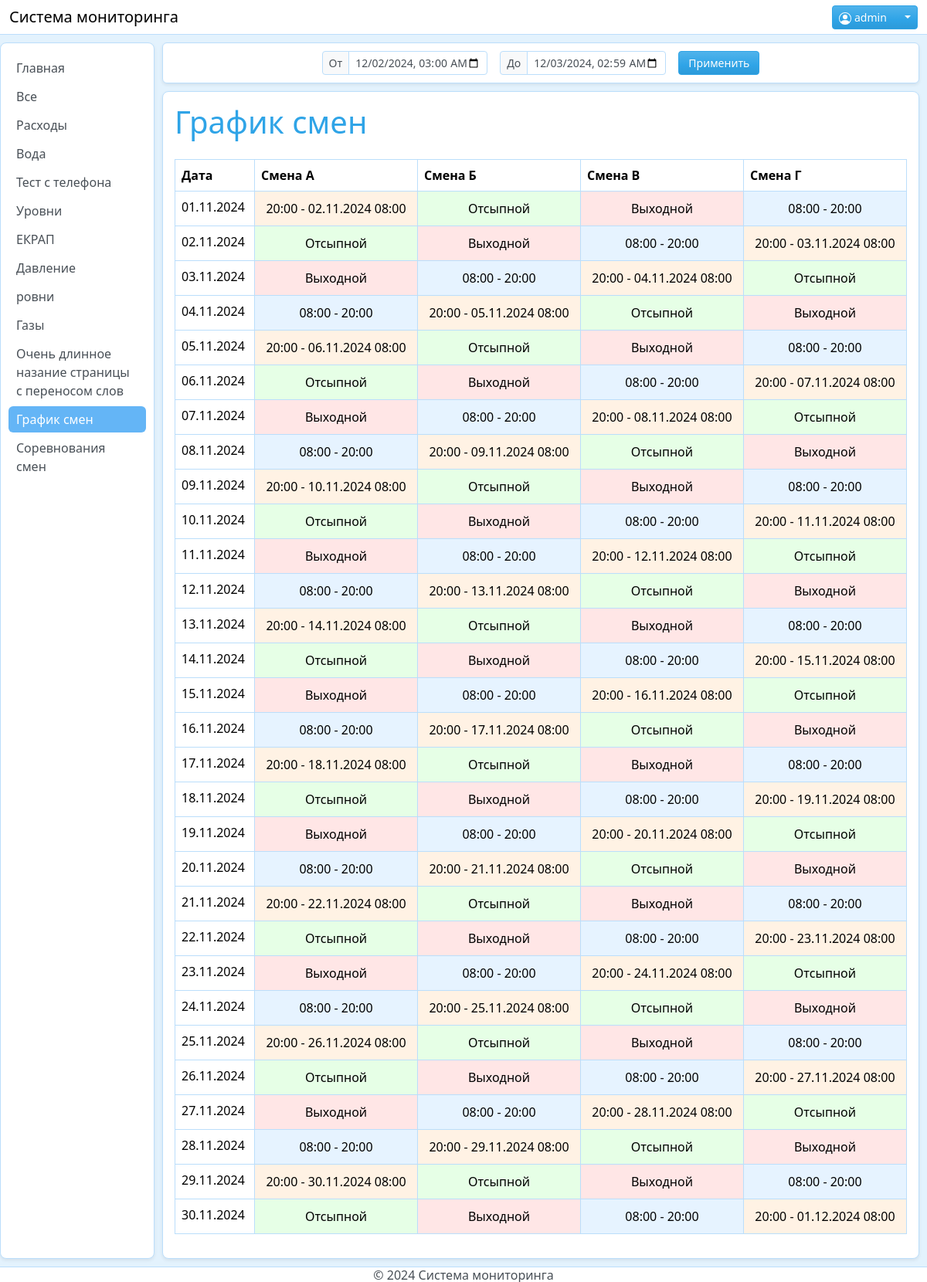
Page /shifts (signed in) on the committed database.
### app/models.py (models this page shows, shortened)
class User(db.Model, UserMixin):
    id = db.Column(db.Integer, primary_key=True)
    username = db.Column(db.String(150), unique=True, nullable=False, index=True)
    password_hash = db.Column(db.String(150), nullable=False)
    is_admin = db.Column(db.Boolean, default=False)

class PageSettings(db.Model):
    id = db.Column(db.Integer, primary_key=True)
    page_name = db.Column(db.String(100))
    id_list = db.Column(db.String(500))
    _children = None  # Приватный атрибут для хранения дочерних страниц
    @property
    def children(self):
        if self._children is None:
            hierarchies = PageHierarchy.query.filter_by(parent_id=self.id).order_by(PageHierarchy.order).all()
            self._children = [h.child for h in hierarchies]
        return self._children
    @children.setter
    def children(self, value):
        self._children = value

### app/routes.py (the view)
@main.route('/shifts')
@login_required
def shifts():
    start_date = datetime(2024, 11, 1).date()
    days = 30  # Показывать график на 30 дней вперед
    schedule = calculate_shift_schedule(start_date, days)
    return render_template('shifts.html', schedule=schedule, start_date=start_date, timedelta=timedelta)

### app/__init__.py (called while the page is built)
def create_app():
    app = Flask(__name__)
    app.config.from_object(Config)
    csrf = CSRFProtect(app)
    db.init_app(app)
    login_manager.init_app(app)
    bcrypt.init_app(app)
    login_manager.login_view = 'auth.login'
    login_manager.login_message = 'Пожалуйста, войдите для доступа к этой странице.'
    login_manager.login_message_category = 'warning'
    from app.routes import main
    from app.login_route import auth
    from app.chart_route import chart
    from app.shfts import shifts
    app.register_blueprint(main)
    app.register_blueprint(auth)
    app.register_blueprint(chart)
    app.register_blueprint(shifts)
    @login_manager.user_loader
    def load_user(user_id):
        from app.models import User
        return User.query.get(int(user_id))
    from app.admin_views import init_admin
    init_admin(app)
    return app

### app/routes.py (called while the page is built)
@main.context_processor
def utility_processor():
    def get_pages():
        return PageSettings.query.all()
    return dict(pages=get_pages())

def get_page_hierarchy():
    root_pages = db.session.query(PageSettings)\
        .outerjoin(PageHierarchy, PageHierarchy.child_id == PageSettings.id)\
        .filter(PageHierarchy.parent_id == None)\
        .order_by(PageHierarchy.order)\
        .all()
    def get_children(page):
        children = db.session.query(PageSettings)\
            .join(PageHierarchy, PageHierarchy.child_id == PageSettings.id)\
            .filter(PageHierarchy.parent_id == page.id)\
            .order_by(PageHierarchy.order)\
            .all()
        for child in children:
            child.children = get_children(child)
        return children
    for page in root_pages:
        page.children = get_children(page)
    return root_pages

@main.context_processor
def inject_pages():
    return dict(root_pages=get_page_hierarchy())

### app/templates/shifts.html (shortened to what this page needs)
{% extends "base.html" %}
{% block content %}
<div class="content-container">
    <h1 class="mb-4">График смен</h1>
    <div class="table-responsive">
        <table class="table table-bordered">
            <thead>
                <tr>
                    <th>Дата</th>
                    <th>Смена А</th>
                    <th>Смена Б</th>
                    <th>Смена В</th>
                    <th>Смена Г</th>
                </tr>
            </thead>
            <tbody>
                {% for i in range(schedule['А']|length) %}
                <tr>
                    <td>{{ schedule['А'][i]['date'].strftime('%d.%m.%Y') }}</td>
                    {% for shift in ['А', 'Б', 'В', 'Г'] %}
                    <td class="shift-cell shift-{{ schedule[shift][i]['type'] }}" data-shift-type="{{ schedule[shift][i]['type'] }}">
                        {% if schedule[shift][i]['time_start'] %}
                            {{ schedule[shift][i]['time_start'] }} -
                            {% if schedule[shift][i]['type'] == '2' %}
                                {{ (schedule[shift][i]['date'] + timedelta(days=1)).strftime('%d.%m.%Y') }}
                            {% endif %}
                            {{ schedule[shift][i]['time_end'] }}
                        {% else %}
                            {{ {'О': 'Отсыпной', 'В': 'Выходной'}[schedule[shift][i]['type']] }}
                        {% endif %}
                    </td>
                    {% endfor %}
                </tr>
                {% endfor %}
            </tbody>
        </table>
    </div>
</div>
{% endblock %}

### app/templates/base.html (shortened to what this page needs)
<!DOCTYPE html>
<html lang="ru">
<head>
    <link rel="stylesheet" href="{{ url_for('static', filename='css/bootstrap.css') }}">
    <link rel="stylesheet" href="{{ url_for('static', filename='css/style.css') }}">
</head>
<body>
    <button class="sidebar-toggle" id="sidebarToggle">
    </button>
    <header class="header">
        <nav class="navbar">
            <div class="container-fluid">
                <a class="navbar-brand" href="{{ url_for('main.index') }}">Система мониторинга</a>
                <div class="ms-auto d-flex align-items-center">
                    {% if current_user.is_authenticated %}
                        <div class="dropdown">
                            <button class="btn btn-primary btn-sm dropdown-toggle" type="button" data-bs-toggle="dropdown">
                                <span class="me-3"> {{ current_user.username }}</span>
                            </button>
                        </div>
                    {% endif %}
                </div>
            </div>
        </nav>
    </header>
    {% set auth_pages = ['auth.login', 'auth.register'] %}
    {% if request.endpoint not in auth_pages %}
    <aside class="sidebar" id="sidebar">
        <ul class="sidebar-menu">
            <li><a href="{{ url_for('main.index') }}"
                  class="{{ 'active' if request.endpoint == 'main.index' }}">Главная</a></li>
            {% if current_user.is_authenticated %}
                {% for page in pages %}
                    <li><a href="{{ url_for('main.dynamic_page', page_id=page.id) }}"
                          class="{{ 'active' if request.endpoint == 'main.dynamic_page' and
                                            request.view_args.page_id|string == page.id|string }}">
                        {{ page.page_name }}</a></li>
                {% endfor %}
                <li><a href="{{ url_for('main.shifts') }}"
                    class="{{ 'active' if request.endpoint == 'main.shifts' }}">График смен</a></li>
                <li><a href="{{ url_for('shifts.sore') }}"
                  class="{{ 'active' if request.endpoint == 'shifts.sore' }}">Соревнования смен</a></li>
            {% endif %}
        </ul>
    </aside>
    {% endif %}
    <div class="main-content {% if request.endpoint in auth_pages %}auth-page{% endif %}">
        <main class="main-container">
            {% set excluded_endpoints = ['main.create_page', 'main.manage_pages', 'main.manage_aggregation', 'auth.login', 'auth.register'] %}
            {% if request.endpoint not in excluded_endpoints %}
                {% from 'date-selector.html' import date_selector %}
                {{ date_selector() }}
            {% endif %}
            {% if current_user.is_authenticated or request.endpoint in auth_pages %}
                {% block content %}{% endblock %}
            {% endif %}
        </main>
    </div>
    <footer class="footer">
        <p class="m-0">&copy; 2024 Система мониторинга</p>
    </footer>
</body>
</html>

### app/static/css/style.css (style rules this page uses)
:root { --bs-primary: #007bff; --bs-primary-rgb: 33, 150, 243; --sidebar-width: 200px; --header-height: 45px; --footer-height: 20px; --bs-primary-light: #64B5F6; --bs-primary-dark: #1976D2; --bs-bg-light: #E3F2FD; --bs-bg-white: #FFFFFF; --bs-text-dark: #1A237E; --bs-text-light: #757575; --bs-border-color: #BBDEFB; --bs-primary-button-radius: 10px; }
body { background-color: var(--bs-bg-light); min-height: 100vh; display: flex; }
.header { height: var(--header-height); background-color: var(--bs-white); border-bottom: var(--bs-border-width) var(--bs-border-style) var(--bs-border-color); position: fixed; margin-bottom: 10px; top: 0; left: 0; right: 0; z-index: 5; }
.navbar { height: 100%; padding: 0 var(--bs-spacing-3); }
.sidebar { width: var(--sidebar-width); background-color: var(--bs-white); border: var(--bs-border-width) var(--bs-border-style) var(--bs-border-color); position: fixed; left: 0; top: calc(var(--header-height) + 10px); bottom: calc(var(--footer-height) + 10px); box-shadow: var(--bs-box-shadow-sm); overflow-y: auto; padding: 15px 10px; border-radius: var(--bs-border-radius-lg); transition: transform 0.3s ease-in-out; }
.sidebar-menu { list-style: none; padding: 0; margin: 0; }
.sidebar-menu li { padding: 0; margin-bottom: 3px; }
.sidebar-menu li:last-child { margin-bottom: 0; }
.sidebar-menu a { color: var(--bs-body-color); text-decoration: none; transition: all 0.15s ease-in-out; display: block; padding: 5px 10px; border-radius: var(--bs-border-radius); }
.sidebar-menu .active { background-color: var(--bs-primary-light); color: var(--bs-white) !important; }
.main-content { margin-left: var(--sidebar-width); margin-top: var(--header-height); margin-bottom: var(--footer-height); flex-grow: 1; display: flex; flex-direction: column; width: calc(100% - var(--sidebar-width)); transition: margin-left 0.3s ease-in-out, width 0.3s ease-in-out; position: fixed; top: 0; right: 0; bottom: 0; overflow: hidden; }
.main-container { height: 100%; padding: 10px; width: 100%; margin: 0; overflow: hidden; display: flex; flex-direction: column; }
.content-container { background-color: var(--bs-white); border-radius: var(--bs-border-radius-lg); box-shadow: var(--bs-box-shadow-sm); border: var(--bs-border-width) var(--bs-border-style) var(--bs-border-color); padding: 15px; width: 100%; height: 100%; overflow-y: auto; }
.footer { height: var(--footer-height); background-color: var(--bs-white); border-top: var(--bs-border-width) var(--bs-border-style) var(--bs-border-color); position: fixed; bottom: 0; left: 0; right: 0; display: flex; align-items: center; justify-content: center; }
.sidebar-toggle { position: fixed; left: 10px; top: 8px; background: var(--bs-white); border: 1px solid var(--bs-border-color); border-radius: 4px; padding: 5px 10px; cursor: pointer; display: flex; align-items: center; justify-content: center; }
.sidebar { transition: transform 0.3s ease-in-out; }
.main-content { transition: margin-left 0.3s ease-in-out, width 0.3s ease-in-out; }
.shift-cell { text-align: center; vertical-align: middle !important; padding: 10px !important; }
td.shift-1 { background-color: #e6f3ff !important; }
td.shift-2 { background-color: #fff2e4 !important; }
td.shift-О { background-color: #e6ffe6 !important; }
td.shift-В { background-color: #ffe6e6 !important; }

### rows in the picture
User: username "admin"
PageSettings: page_name "Все"
PageSettings: page_name "Расходы"
PageSettings: page_name "Вода"
PageSettings: page_name "Тест с телефона"
PageSettings: page_name "Уровни"
PageSettings: page_name "ЕКРАП"
PageSettings: page_name "Давление"
PageSettings: page_name "ровни"
PageSettings: page_name "Газы"
PageSettings: page_name "Очень длинное назание страницы с переносом слов"

### other values in the picture
{{ schedule['А'][i]['date'].strftime('%d.%m.%Y') }} "01.11.2024" "02.11.2024" "03.11.2024" "04.11.2024" "05.11.2024" "06.11.2024" "07.11.2024" "08.11.2024" "09.11.2024" "10.11.2024" "11.11.2024" "12.11.2024" "13.11.2024" "14.11.2024" "15.11.2024" "16.11.2024" "17.11.2024" "18.11.2024" "19.11.2024" "20.11.2024" "21.11.2024" "22.11.2024" "23.11.2024" "24.11.2024" "25.11.2024" "26.11.2024" "27.11.2024" "28.11.2024" "29.11.2024" "30.11.2024"
{{ schedule[shift][i]['time_start'] }} "20:00" "08:00" "08:00" "20:00" "08:00" "20:00" "08:00" "20:00" "20:00" "08:00" "08:00" "20:00" "08:00" "20:00" "08:00" "20:00" "20:00" "08:00" "08:00" "20:00" "08:00" "20:00" "08:00" "20:00" "20:00" "08:00" "08:00" "20:00" "08:00" "20:00" "08:00" "20:00" "20:00" "08:00" "08:00" "20:00" "08:00" "20:00" "08:00" "20:00" "20:00" "08:00" "08:00" "20:00" "08:00" "20:00" "08:00" "20:00" "20:00" "08:00" "08:00" "20:00" "08:00" "20:00" "08:00" "20:00" "20:00" "08:00" "08:00" "20:00"
{{ (schedule[shift][i]['date'] + timedelta(days=1)).strftime('%d.%m.%Y') }} "02.11.2024" "03.11.2024" "04.11.2024" "05.11.2024" "06.11.2024" "07.11.2024" "08.11.2024" "09.11.2024" "10.11.2024" "11.11.2024" "12.11.2024" "13.11.2024" "14.11.2024" "15.11.2024" "16.11.2024" "17.11.2024" "18.11.2024" "19.11.2024" "20.11.2024" "21.11.2024" "22.11.2024" "23.11.2024" "24.11.2024" "25.11.2024" "26.11.2024" "27.11.2024" "28.11.2024" "29.11.2024" "30.11.2024" "01.12.2024"
{{ schedule[shift][i]['time_end'] }} "08:00" "20:00" "20:00" "08:00" "20:00" "08:00" "20:00" "08:00" "08:00" "20:00" "20:00" "08:00" "20:00" "08:00" "20:00" "08:00" "08:00" "20:00" "20:00" "08:00" "20:00" "08:00" "20:00" "08:00" "08:00" "20:00" "20:00" "08:00" "20:00" "08:00" "20:00" "08:00" "08:00" "20:00" "20:00" "08:00" "20:00" "08:00" "20:00" "08:00" "08:00" "20:00" "20:00" "08:00" "20:00" "08:00" "20:00" "08:00" "08:00" "20:00" "20:00" "08:00" "20:00" "08:00" "20:00" "08:00" "08:00" "20:00" "20:00" "08:00"
{{ {'О': 'Отсыпной', 'В': 'Выходной'}[schedule[shift][i]['type']] }} "Отсыпной" "Выходной" "Отсыпной" "Выходной" "Выходной" "Отсыпной" "Отсыпной" "Выходной" "Отсыпной" "Выходной" "Отсыпной" "Выходной" "Выходной" "Отсыпной" "Отсыпной" "Выходной" "Отсыпной" "Выходной" "Отсыпной" "Выходной" "Выходной" "Отсыпной" "Отсыпной" "Выходной" "Отсыпной" "Выходной" "Отсыпной" "Выходной" "Выходной" "Отсыпной" "Отсыпной" "Выходной" "Отсыпной" "Выходной" "Отсыпной" "Выходной" "Выходной" "Отсыпной" "Отсыпной" "Выходной" "Отсыпной" "Выходной" "Отсыпной" "Выходной" "Выходной" "Отсыпной" "Отсыпной" "Выходной" "Отсыпной" "Выходной" "Отсыпной" "Выходной" "Выходной" "Отсыпной" "Отсыпной" "Выходной" "Отсыпной" "Выходной" "Отсыпной" "Выходной"
